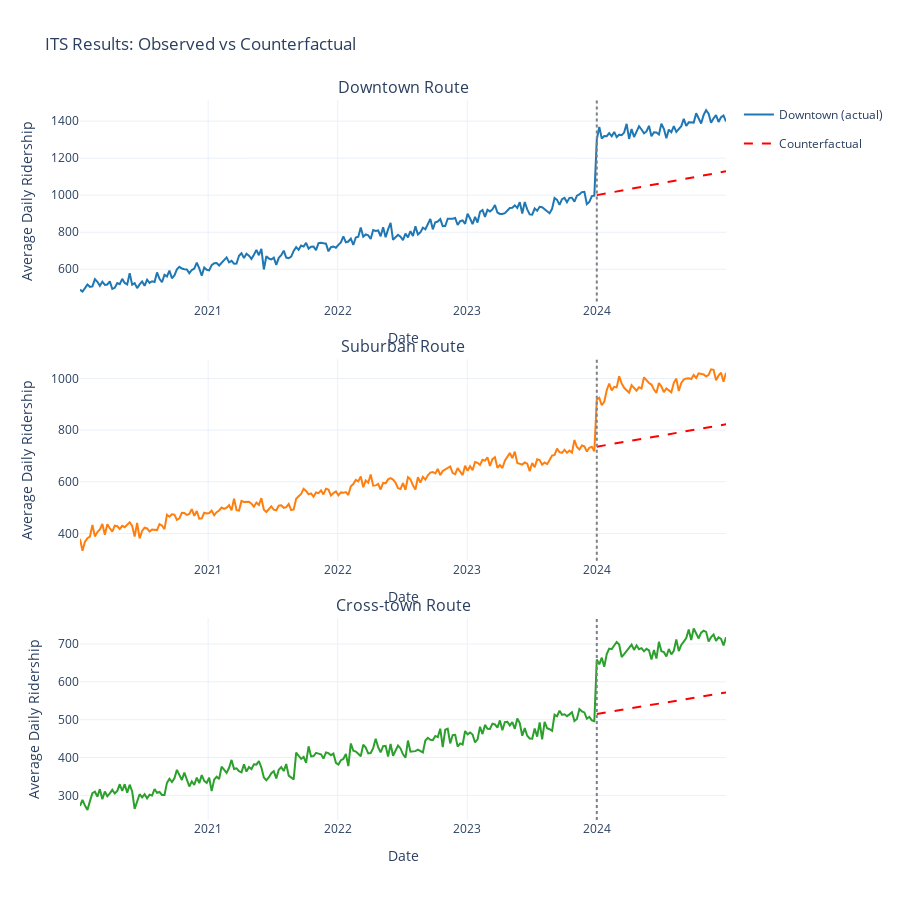

Notebook code cell kept with this figure:
### Markdown cell above
---
## 4. Visualization: Actual vs Counterfactual

The key ITS visual: showing what actually happened vs what would have happened without express lanes.

### Code cell
fig = make_subplots(
    rows=3, cols=1,
    subplot_titles=[f'{r} Route' for r in ['Downtown', 'Suburban', 'Cross-town']],
    vertical_spacing=0.08
)

for i, route in enumerate(['Downtown', 'Suburban', 'Cross-town'], 1):
    m = models[route]
    data = m['data']
    
    # Actual ridership
    fig.add_trace(
        go.Scatter(
            x=data['date'],
            y=data['avg_ridership'],
            mode='lines',
            name=f'{route} (actual)' if i==1 else None,
            line=dict(color=ROUTE_COLORS[route], width=2),
            showlegend=(i==1),
            legendgroup='actual'
        ),
        row=i, col=1
    )
    
    # Counterfactual (post-period only)
    post_mask = data['post_intervention'] == 1
    post_dates = data.loc[post_mask, 'date']
    post_counter = m['counterfactual'][post_mask]
    
    fig.add_trace(
        go.Scatter(
            x=post_dates,
            y=post_counter,
            mode='lines',
            name='Counterfactual' if i==1 else None,
            line=dict(color='red', width=2, dash='dash'),
            showlegend=(i==1),
            legendgroup='counter'
        ),
        row=i, col=1
    )
    
    # Mark intervention
    fig.add_vline(
        x=INTERVENTION_DATE.timestamp() * 1000,
        line_dash="dot",
        line_color="gray",
        row=i, col=1
    )

fig.update_layout(
    height=900,
    title_text='ITS Results: Observed vs Counterfactual',
    showlegend=True
)

fig.update_xaxes(title_text="Date")
fig.update_yaxes(title_text="Average Daily Ridership")

fig.show()
fig.write_image(f"{fig_output_dir}/05_its_counterfactual.png", scale=2)

print("\n✓ Saved to outputs/figures/05_its_counterfactual.png")

### Figure 1 — Plotly figure (JSON) as saved in the notebook; plotly's stock layout.template omitted (floating-point values rounded to 4 significant figures; data arrays with more than 128 entries replaced by an {"elided": "..."} marker saying what was removed)
{"data": [{"legendgroup": "actual", "line": {"color": "#1f77b4", "width": 2}, "mode": "lines", "name": "Downtown (actual)", "showlegend": true, "type": "scatter", "x": {"elided": "261 str values"}, "xaxis": "x", "y": {"elided": "261 float values"}, "yaxis": "y"}, {"legendgroup": "counter", "line": {"color": "red", "dash": "dash", "width": 2}, "mode": "lines", "name": "Counterfactual", "showlegend": true, "type": "scatter", "x": ["2024-01-01T00:00:00", "2024-01-08T00:00:00", "2024-01-15T00:00:00", "2024-01-22T00:00:00", "2024-01-29T00:00:00", "2024-02-05T00:00:00", "2024-02-12T00:00:00", "2024-02-19T00:00:00", "2024-02-26T00:00:00", "2024-03-04T00:00:00", "2024-03-11T00:00:00", "2024-03-18T00:00:00", "2024-03-25T00:00:00", "2024-04-01T00:00:00", "2024-04-08T00:00:00", "2024-04-15T00:00:00", "2024-04-22T00:00:00", "2024-04-29T00:00:00", "2024-05-06T00:00:00", "2024-05-13T00:00:00", "2024-05-20T00:00:00", "2024-05-27T00:00:00", "2024-06-03T00:00:00", "2024-06-10T00:00:00", "2024-06-17T00:00:00", "2024-06-24T00:00:00", "2024-07-01T00:00:00", "2024-07-08T00:00:00", "2024-07-15T00:00:00", "2024-07-22T00:00:00", "2024-07-29T00:00:00", "2024-08-05T00:00:00", "2024-08-12T00:00:00", "2024-08-19T00:00:00", "2024-08-26T00:00:00", "2024-09-02T00:00:00", "2024-09-09T00:00:00", "2024-09-16T00:00:00", "2024-09-23T00:00:00", "2024-09-30T00:00:00", "2024-10-07T00:00:00", "2024-10-14T00:00:00", "2024-10-21T00:00:00", "2024-10-28T00:00:00", "2024-11-04T00:00:00", "2024-11-11T00:00:00", "2024-11-18T00:00:00", "2024-11-25T00:00:00", "2024-12-02T00:00:00", "2024-12-09T00:00:00", "2024-12-16T00:00:00", "2024-12-23T00:00:00", "2024-12-30T00:00:00"], "xaxis": "x", "y": [1000.0, 1003.0, 1005.0, 1008.0, 1010.0, 1013.0, 1015.0, 1018.0, 1020.0, 1023.0, 1025.0, 1028.0, 1030.0, 1033.0, 1035.0, 1037.0, 1040.0, 1042.0, 1045.0, 1047.0, 1050.0, 1052.0, 1055.0, 1057.0, 1060.0, 1062.0, 1065.0, 1067.0, 1070.0, 1072.0, 1075.0, 1077.0, 1080.0, 1082.0, 1084.0, 1087.0, 1089.0, 1092.0, 1094.0, 1097.0, 1099.0, 1102.0, 1104.0, 1107.0, 1109.0, 1112.0, 1114.0, 1117.0, 1119.0, 1122.0, 1124.0, 1127.0, 1129.0], "yaxis": "y"}, {"legendgroup": "actual", "line": {"color": "#ff7f0e", "width": 2}, "mode": "lines", "showlegend": false, "type": "scatter", "x": {"elided": "261 str values"}, "xaxis": "x2", "y": {"elided": "261 float values"}, "yaxis": "y2"}, {"legendgroup": "counter", "line": {"color": "red", "dash": "dash", "width": 2}, "mode": "lines", "showlegend": false, "type": "scatter", "x": ["2024-01-01T00:00:00", "2024-01-08T00:00:00", "2024-01-15T00:00:00", "2024-01-22T00:00:00", "2024-01-29T00:00:00", "2024-02-05T00:00:00", "2024-02-12T00:00:00", "2024-02-19T00:00:00", "2024-02-26T00:00:00", "2024-03-04T00:00:00", "2024-03-11T00:00:00", "2024-03-18T00:00:00", "2024-03-25T00:00:00", "2024-04-01T00:00:00", "2024-04-08T00:00:00", "2024-04-15T00:00:00", "2024-04-22T00:00:00", "2024-04-29T00:00:00", "2024-05-06T00:00:00", "2024-05-13T00:00:00", "2024-05-20T00:00:00", "2024-05-27T00:00:00", "2024-06-03T00:00:00", "2024-06-10T00:00:00", "2024-06-17T00:00:00", "2024-06-24T00:00:00", "2024-07-01T00:00:00", "2024-07-08T00:00:00", "2024-07-15T00:00:00", "2024-07-22T00:00:00", "2024-07-29T00:00:00", "2024-08-05T00:00:00", "2024-08-12T00:00:00", "2024-08-19T00:00:00", "2024-08-26T00:00:00", "2024-09-02T00:00:00", "2024-09-09T00:00:00", "2024-09-16T00:00:00", "2024-09-23T00:00:00", "2024-09-30T00:00:00", "2024-10-07T00:00:00", "2024-10-14T00:00:00", "2024-10-21T00:00:00", "2024-10-28T00:00:00", "2024-11-04T00:00:00", "2024-11-11T00:00:00", "2024-11-18T00:00:00", "2024-11-25T00:00:00", "2024-12-02T00:00:00", "2024-12-09T00:00:00", "2024-12-16T00:00:00", "2024-12-23T00:00:00", "2024-12-30T00:00:00"], "xaxis": "x2", "y": [735.9, 737.6, 739.2, 740.9, 742.5, 744.2, 745.9, 747.5, 749.2, 750.9, 752.5, 754.2, 755.8, 757.5, 759.2, 760.8, 762.5, 764.2, 765.8, 767.5, 769.1, 770.8, 772.5, 774.1, 775.8, 777.5, 779.1, 780.8, 782.4, 784.1, 785.8, 787.4, 789.1, 790.7, 792.4, 794.1, 795.7, 797.4, 799.1, 800.7, 802.4, 804.0, 805.7, 807.4, 809.0, 810.7, 812.4, 814.0, 815.7, 817.3, 819.0, 820.7, 822.3], "yaxis": "y2"}, {"legendgroup": "actual", "line": {"color": "#2ca02c", "width": 2}, "mode": "lines", "showlegend": false, "type": "scatter", "x": {"elided": "261 str values"}, "xaxis": "x3", "y": {"elided": "261 float values"}, "yaxis": "y3"}, {"legendgroup": "counter", "line": {"color": "red", "dash": "dash", "width": 2}, "mode": "lines", "showlegend": false, "type": "scatter", "x": ["2024-01-01T00:00:00", "2024-01-08T00:00:00", "2024-01-15T00:00:00", "2024-01-22T00:00:00", "2024-01-29T00:00:00", "2024-02-05T00:00:00", "2024-02-12T00:00:00", "2024-02-19T00:00:00", "2024-02-26T00:00:00", "2024-03-04T00:00:00", "2024-03-11T00:00:00", "2024-03-18T00:00:00", "2024-03-25T00:00:00", "2024-04-01T00:00:00", "2024-04-08T00:00:00", "2024-04-15T00:00:00", "2024-04-22T00:00:00", "2024-04-29T00:00:00", "2024-05-06T00:00:00", "2024-05-13T00:00:00", "2024-05-20T00:00:00", "2024-05-27T00:00:00", "2024-06-03T00:00:00", "2024-06-10T00:00:00", "2024-06-17T00:00:00", "2024-06-24T00:00:00", "2024-07-01T00:00:00", "2024-07-08T00:00:00", "2024-07-15T00:00:00", "2024-07-22T00:00:00", "2024-07-29T00:00:00", "2024-08-05T00:00:00", "2024-08-12T00:00:00", "2024-08-19T00:00:00", "2024-08-26T00:00:00", "2024-09-02T00:00:00", "2024-09-09T00:00:00", "2024-09-16T00:00:00", "2024-09-23T00:00:00", "2024-09-30T00:00:00", "2024-10-07T00:00:00", "2024-10-14T00:00:00", "2024-10-21T00:00:00", "2024-10-28T00:00:00", "2024-11-04T00:00:00", "2024-11-11T00:00:00", "2024-11-18T00:00:00", "2024-11-25T00:00:00", "2024-12-02T00:00:00", "2024-12-09T00:00:00", "2024-12-16T00:00:00", "2024-12-23T00:00:00", "2024-12-30T00:00:00"], "xaxis": "x3", "y": [515.2, 516.3, 517.4, 518.5, 519.6, 520.6, 521.7, 522.8, 523.9, 525.0, 526.1, 527.2, 528.3, 529.4, 530.5, 531.5, 532.6, 533.7, 534.8, 535.9, 537.0, 538.1, 539.2, 540.3, 541.4, 542.4, 543.5, 544.6, 545.7, 546.8, 547.9, 549.0, 550.1, 551.2, 552.3, 553.3, 554.4, 555.5, 556.6, 557.7, 558.8, 559.9, 561.0, 562.1, 563.2, 564.3, 565.3, 566.4, 567.5, 568.6, 569.7, 570.8, 571.9], "yaxis": "y3"}], "layout": {"annotations": [{"font": {"size": 16}, "showarrow": false, "text": "Downtown Route", "x": 0.5, "xanchor": "center", "xref": "paper", "y": 1, "yanchor": "bottom", "yref": "paper"}, {"font": {"size": 16}, "showarrow": false, "text": "Suburban Route", "x": 0.5, "xanchor": "center", "xref": "paper", "y": 0.64, "yanchor": "bottom", "yref": "paper"}, {"font": {"size": 16}, "showarrow": false, "text": "Cross-town Route", "x": 0.5, "xanchor": "center", "xref": "paper", "y": 0.28, "yanchor": "bottom", "yref": "paper"}], "height": 900, "shapes": [{"line": {"color": "gray", "dash": "dot"}, "type": "line", "x0": 1704063600000, "x1": 1704063600000, "xref": "x", "y0": 0, "y1": 1, "yref": "y domain"}, {"line": {"color": "gray", "dash": "dot"}, "type": "line", "x0": 1704063600000, "x1": 1704063600000, "xref": "x2", "y0": 0, "y1": 1, "yref": "y2 domain"}, {"line": {"color": "gray", "dash": "dot"}, "type": "line", "x0": 1704063600000, "x1": 1704063600000, "xref": "x3", "y0": 0, "y1": 1, "yref": "y3 domain"}], "showlegend": true, "title": {"text": "ITS Results: Observed vs Counterfactual"}, "xaxis": {"anchor": "y", "domain": [0, 1], "title": {"text": "Date"}}, "xaxis2": {"anchor": "y2", "domain": [0, 1], "title": {"text": "Date"}}, "xaxis3": {"anchor": "y3", "domain": [0, 1], "title": {"text": "Date"}}, "yaxis": {"anchor": "x", "domain": [0.72, 1], "title": {"text": "Average Daily Ridership"}}, "yaxis2": {"anchor": "x2", "domain": [0.36, 0.64], "title": {"text": "Average Daily Ridership"}}, "yaxis3": {"anchor": "x3", "domain": [0, 0.28], "title": {"text": "Average Daily Ridership"}}}}
